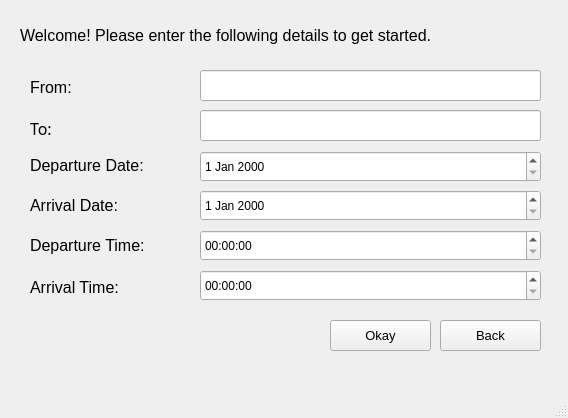
<?xml version="1.0" encoding="UTF-8"?>
<ui version="4.0">
 <class>MainWindow</class>
 <widget class="QMainWindow" name="MainWindow">
  <property name="geometry">
   <rect>
    <x>0</x>
    <y>0</y>
    <width>568</width>
    <height>418</height>
   </rect>
  </property>
  <property name="windowTitle">
   <string>MainWindow</string>
  </property>
  <widget class="QWidget" name="centralwidget">
   <widget class="QPushButton" name="addWindowOkay">
    <property name="geometry">
     <rect>
      <x>330</x>
      <y>320</y>
      <width>101</width>
      <height>31</height>
     </rect>
    </property>
    <property name="font">
     <font>
      <pointsize>10</pointsize>
     </font>
    </property>
    <property name="styleSheet">
     <string notr="true">color: black;</string>
    </property>
    <property name="text">
     <string>Okay</string>
    </property>
   </widget>
   <widget class="QLabel" name="label_7">
    <property name="geometry">
     <rect>
      <x>30</x>
      <y>190</y>
      <width>151</width>
      <height>31</height>
     </rect>
    </property>
    <property name="font">
     <font>
      <family>MS Shell Dlg 2</family>
      <pointsize>12</pointsize>
      <weight>50</weight>
      <bold>false</bold>
     </font>
    </property>
    <property name="styleSheet">
     <string notr="true">color: black;</string>
    </property>
    <property name="text">
     <string>Arrival Date:</string>
    </property>
   </widget>
   <widget class="QLabel" name="label_8">
    <property name="geometry">
     <rect>
      <x>30</x>
      <y>140</y>
      <width>181</width>
      <height>51</height>
     </rect>
    </property>
    <property name="font">
     <font>
      <family>MS Shell Dlg 2</family>
      <pointsize>12</pointsize>
      <weight>50</weight>
      <bold>false</bold>
     </font>
    </property>
    <property name="styleSheet">
     <string notr="true">color: black;</string>
    </property>
    <property name="text">
     <string>Departure Date:</string>
    </property>
   </widget>
   <widget class="QPushButton" name="addManualClose">
    <property name="geometry">
     <rect>
      <x>440</x>
      <y>320</y>
      <width>101</width>
      <height>31</height>
     </rect>
    </property>
    <property name="font">
     <font>
      <pointsize>10</pointsize>
     </font>
    </property>
    <property name="styleSheet">
     <string notr="true">color: black;</string>
    </property>
    <property name="text">
     <string>Back</string>
    </property>
   </widget>
   <widget class="QLabel" name="label_2">
    <property name="geometry">
     <rect>
      <x>30</x>
      <y>79</y>
      <width>71</width>
      <height>16</height>
     </rect>
    </property>
    <property name="font">
     <font>
      <family>MS Shell Dlg 2</family>
      <pointsize>12</pointsize>
      <weight>50</weight>
      <bold>false</bold>
     </font>
    </property>
    <property name="styleSheet">
     <string notr="true">color: black;</string>
    </property>
    <property name="text">
     <string>From:</string>
    </property>
   </widget>
   <widget class="QLineEdit" name="from_Edit">
    <property name="geometry">
     <rect>
      <x>200</x>
      <y>70</y>
      <width>341</width>
      <height>31</height>
     </rect>
    </property>
    <property name="text">
     <string/>
    </property>
   </widget>
   <widget class="QLabel" name="label_5">
    <property name="geometry">
     <rect>
      <x>30</x>
      <y>120</y>
      <width>91</width>
      <height>16</height>
     </rect>
    </property>
    <property name="font">
     <font>
      <family>Lucida Handwriting</family>
      <pointsize>12</pointsize>
      <weight>50</weight>
      <bold>false</bold>
     </font>
    </property>
    <property name="styleSheet">
     <string notr="true">color: black;</string>
    </property>
    <property name="text">
     <string>To:</string>
    </property>
   </widget>
   <widget class="QLineEdit" name="to_Edit">
    <property name="geometry">
     <rect>
      <x>200</x>
      <y>110</y>
      <width>341</width>
      <height>31</height>
     </rect>
    </property>
   </widget>
   <widget class="QLabel" name="label_3">
    <property name="geometry">
     <rect>
      <x>20</x>
      <y>20</y>
      <width>531</width>
      <height>31</height>
     </rect>
    </property>
    <property name="font">
     <font>
      <pointsize>12</pointsize>
     </font>
    </property>
    <property name="styleSheet">
     <string notr="true">color: black;</string>
    </property>
    <property name="text">
     <string>Welcome! Please enter the following details to get started.</string>
    </property>
   </widget>
   <widget class="QLabel" name="label_4">
    <property name="geometry">
     <rect>
      <x>30</x>
      <y>230</y>
      <width>161</width>
      <height>31</height>
     </rect>
    </property>
    <property name="font">
     <font>
      <family>MS Shell Dlg 2</family>
      <pointsize>12</pointsize>
      <weight>50</weight>
      <bold>false</bold>
     </font>
    </property>
    <property name="styleSheet">
     <string notr="true">color: black;</string>
    </property>
    <property name="text">
     <string>Departure Time:</string>
    </property>
   </widget>
   <widget class="QLabel" name="label_11">
    <property name="geometry">
     <rect>
      <x>30</x>
      <y>279</y>
      <width>141</width>
      <height>16</height>
     </rect>
    </property>
    <property name="font">
     <font>
      <family>MS Shell Dlg 2</family>
      <pointsize>12</pointsize>
      <weight>50</weight>
      <bold>false</bold>
     </font>
    </property>
    <property name="styleSheet">
     <string notr="true">color: black;</string>
    </property>
    <property name="text">
     <string>Arrival Time:</string>
    </property>
   </widget>
   <widget class="QDateEdit" name="dept_date">
    <property name="geometry">
     <rect>
      <x>200</x>
      <y>151</y>
      <width>341</width>
      <height>31</height>
     </rect>
    </property>
   </widget>
   <widget class="QDateEdit" name="arrival_date">
    <property name="geometry">
     <rect>
      <x>200</x>
      <y>190</y>
      <width>341</width>
      <height>31</height>
     </rect>
    </property>
   </widget>
   <widget class="QTimeEdit" name="dept_time">
    <property name="geometry">
     <rect>
      <x>200</x>
      <y>230</y>
      <width>341</width>
      <height>31</height>
     </rect>
    </property>
   </widget>
   <widget class="QTimeEdit" name="arr_time">
    <property name="geometry">
     <rect>
      <x>200</x>
      <y>270</y>
      <width>341</width>
      <height>31</height>
     </rect>
    </property>
   </widget>
  </widget>
  <widget class="QMenuBar" name="menubar">
   <property name="geometry">
    <rect>
     <x>0</x>
     <y>0</y>
     <width>568</width>
     <height>26</height>
    </rect>
   </property>
  </widget>
  <widget class="QStatusBar" name="statusbar"/>
 </widget>
 <resources/>
 <connections/>
</ui>
